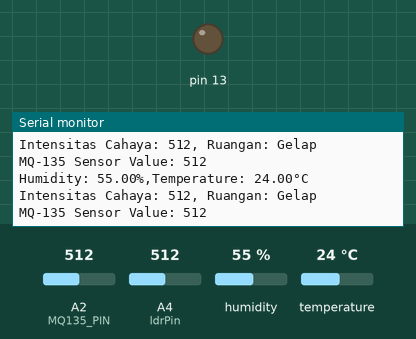
Bench run of a sketch on a simulated Arduino Uno, built with avr-gcc and run on an emulated ATmega328P. Parts: output pins drawn as LEDs (lit = HIGH), the last lines printed to the serial monitor. The test bench sets the inputs (shaded band); at power-on: A2 (MQ135_PIN) = 512, A4 (ldrPin) = 512, humidity 55 %, temperature 24 °C.

Above: at 6.2 s.
6.3 s: A2 (MQ135_PIN) set to 110
At 8.0 s:
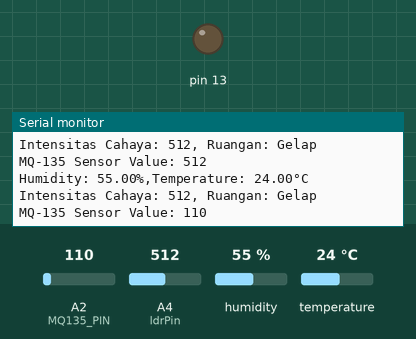
12.4 s: A2 (MQ135_PIN) set to 94
At 13.3 s:
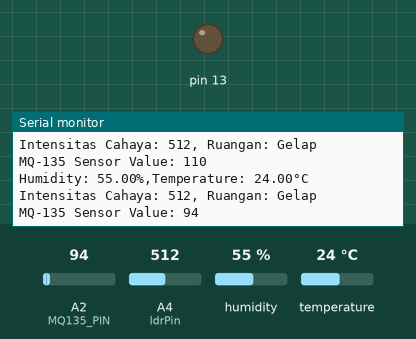
Timing chart, 0 to 15.4 s (numbered marks = the images above; inputs shaded):
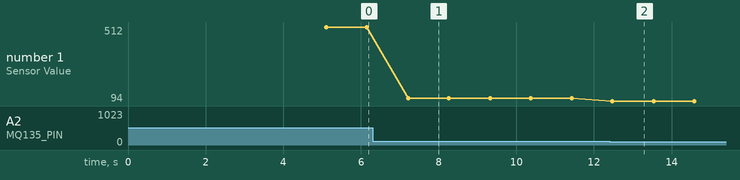

Measured:
- after the input at 6.3 s, the serial monitor: prints a new line after 0.92 s (image 1)
- after the input at 12.4 s, the serial monitor: prints a new line after 0.08 s (image 2)
- plotted number 1: 512 → 110 after the input at 6.3 s, 110 → 94 after the input at 12.4 s

The sketch:

Projek-Edge.ino
```cpp
#include <Wire.h>
#include <DHT.h>

const int ldrPin = 4;
const int MQ135_PIN = 2;

#define DHT_PIN 15
#define DHT_TYPE DHT11

DHT dht(DHT_PIN, DHT_TYPE);

void setup() {
  Serial.begin(9600);
  dht.begin();  // wajib dipanggil agar sensor DHT siap dibaca
  pinMode(13, OUTPUT);

  Serial.println(F("Edge Computing"));
  Serial.println(F("Kelompok 11"));
  delay(5000);
}

void loop() {
  float h = dht.readHumidity();
  float t = dht.readTemperature();

  if (isnan(h) || isnan(t)) {
    Serial.println(F("Failed to read from DHT sensor!"));
    return;
  }

  Serial.print(F("Humidity: "));
  Serial.print(h);
  Serial.print(F("%"));
  Serial.print(F(","));
  Serial.print(F("Temperature: "));
  Serial.print(t);
  Serial.println(F("°C"));

  int ldrValue = analogRead(ldrPin);

  Serial.print(F("Intensitas Cahaya: "));
  Serial.print(ldrValue);
  Serial.print(F(","));
  Serial.print(F(" Ruangan: "));

  String lightStatus;
  if (ldrValue <= 30) {
    lightStatus = F("Terang");
  } else if (ldrValue > 30 && ldrValue <= 100) {
    lightStatus = F("Redup");
  } else {
    lightStatus = F("Gelap");
  }
  Serial.println(lightStatus);

  int mq135Value = analogRead(MQ135_PIN);

  Serial.print("MQ-135 Sensor Value: ");
  Serial.println(mq135Value);

  delay(1000);  // jeda 1 detik antar pembacaan
}
```
